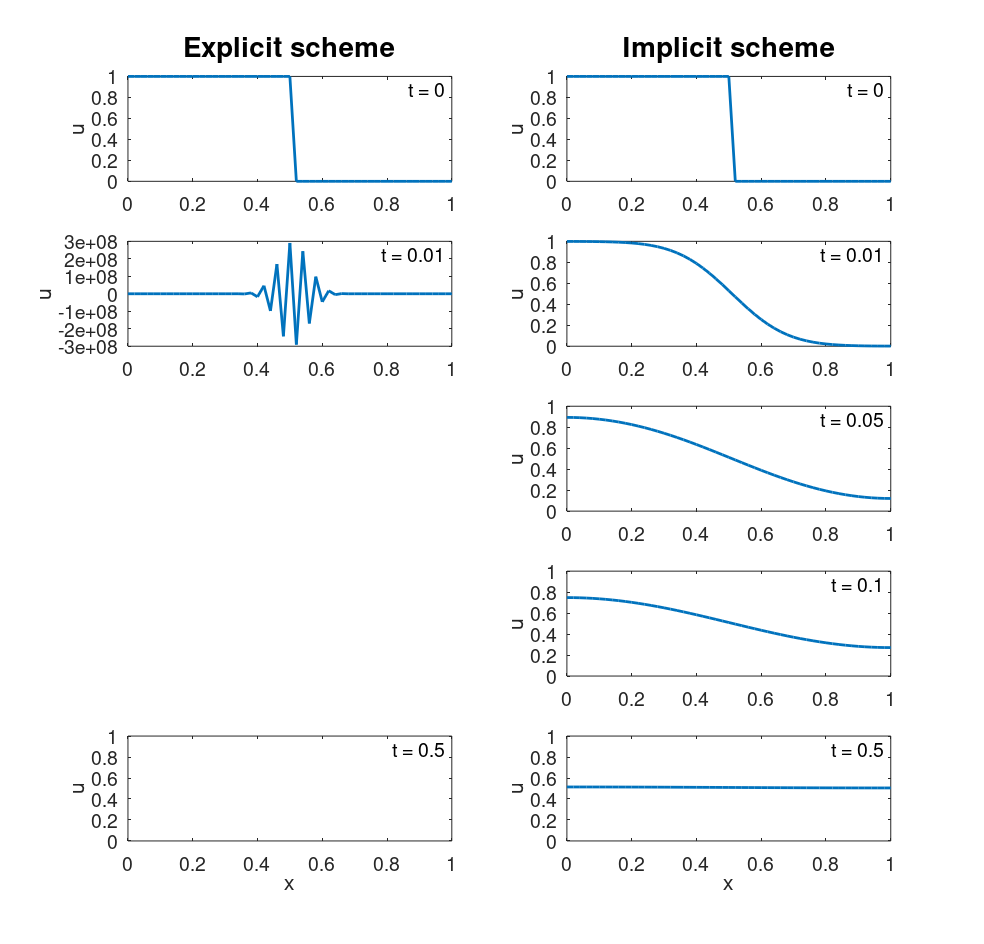

Write the MATLAB code that produced this figure.
% Solve the diffusion equation using an explicit and an implicit numerical 
% scheme with large time steps
clear all

% Discretization parameters
T = 0.5;
M = 51;
dx = 1/(M-1);
N = 500;
dt = T/N;
rho = dt/dx^2;

% Set up x
x = (0:dx:1);

% Select time points to plot
t_plot = [0, 0.01, 0.05, 0.1, 0.5];
t_idx = round(t_plot/dt) + 1;

% Set up figure
figure('Units','centimeters', 'Position', [10 10 25 24], ...
    'PaperPositionMode', 'auto', 'PaperUnits', 'centimeters', ...
    'PaperSize', [22, 22])



%% EXPLICIT SCHEME

% Solution vector
u = zeros(M, N+1);

% Initial conditions
u(1:round(M/2), 1) = 1;
u(round(M/2)+1:end, 1) = 0;

% Numerical scheme
for n=1:N
    for j=1:M
        if j==1 % Left boundary
            u(j, n+1) = (1-2*rho)*u(j,n) + 2*rho*u(j+1,n);
        elseif j==M % Right boundary            
            u(j, n+1) = 2*rho*u(j-1,n) + (1-2*rho)*u(j,n);
        else % Inner points
            u(j, n+1) = rho*u(j-1,n) + (1-2*rho)*u(j,n) + rho*u(j+1,n);
        end
    end
end

% Plot the solution
for i=1:length(t_plot)
    subplot(length(t_plot), 2, (i-1)*2 + 1)
    plot(x, u(:, t_idx(i)), 'linewidth', 2)
    set(gca, 'fontsize', 14)
    text(0.98, 0.88, sprintf('t = %g', t_plot(i)), 'fontsize', 14, ...
        'Units', 'normalized', 'HorizontalAlignment', 'right')
    if i==1
        title('Explicit scheme', 'fontsize', 20)
    end
    ylabel('u')
    if i == length(t_plot)
        xlabel('x')
    end
end



%% IMPLICIT SCHEME

% Solution vector
u = zeros(M, N+1);

% Initial conditions
u(1:round(M/2), 1) = 1;
u(round(M/2)+1:end, 1) = 0;

% Set up matrix
A = spdiags((1+2*rho)*ones(M, 1), 0, M, M) ...
    + spdiags([0; -2*rho; -rho*ones(M-2, 1)], 1, M, M) ...
    + spdiags([-rho*ones(M-2, 1); -2*rho; 0], -1, M, M);

% Numerical scheme
for n=1:N
    u(:,n+1) = A\u(:,n);
end

% Plot the solution
for i=1:length(t_plot)
    subplot(length(t_plot), 2, (i-1)*2 + 2)
    plot(x, u(:, t_idx(i)), 'linewidth', 2)
    set(gca, 'fontsize', 14)
    text(0.98, 0.88, sprintf('t = %g', t_plot(i)), 'fontsize', 14, ...
        'Units', 'normalized', 'HorizontalAlignment', 'right')
    if i==1
        title('Implicit scheme', 'fontsize', 20)
    end
    ylabel('u')
    if i == length(t_plot)
        xlabel('x')
    end
    ylim([0,1])
end

% Save figure
print('-dpdf', '../Figures/Ch4_Fig2.pdf')